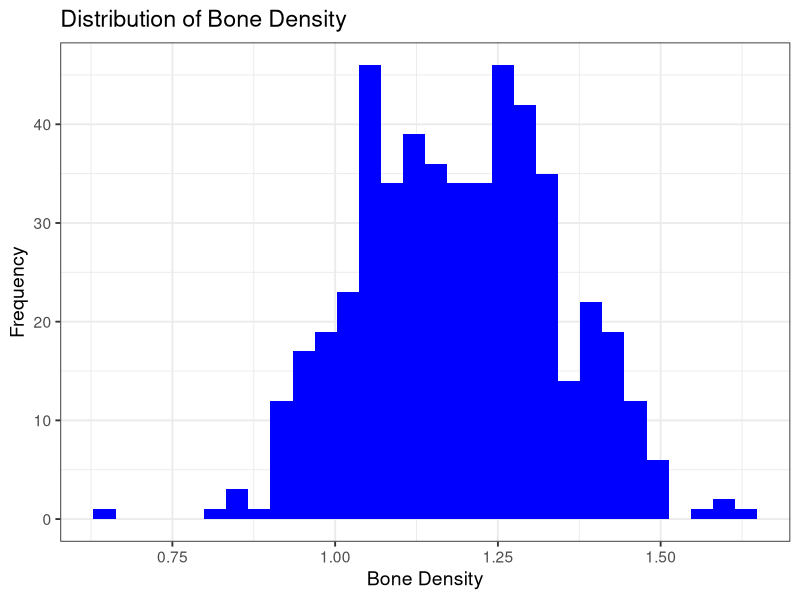
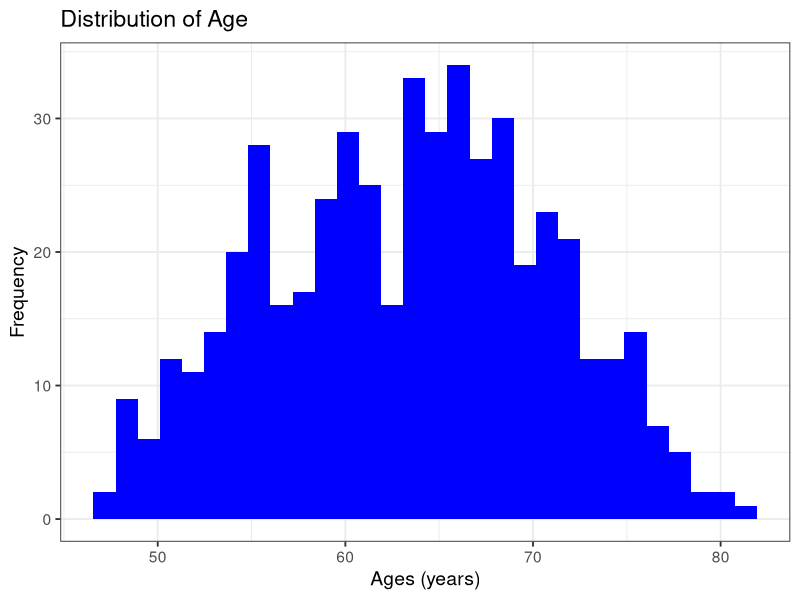
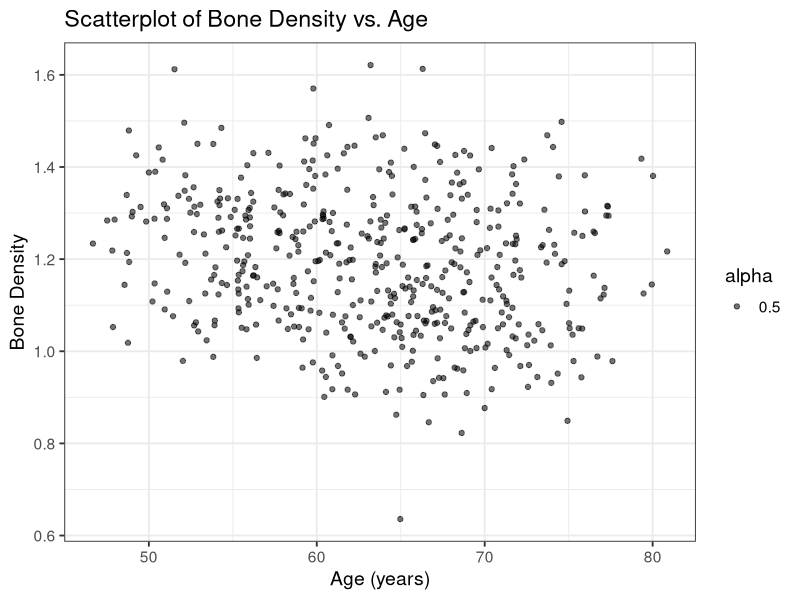
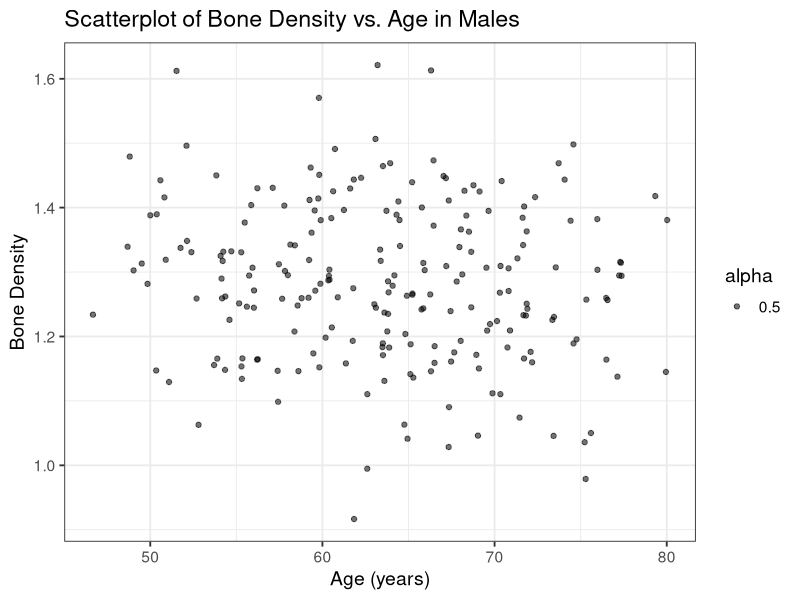
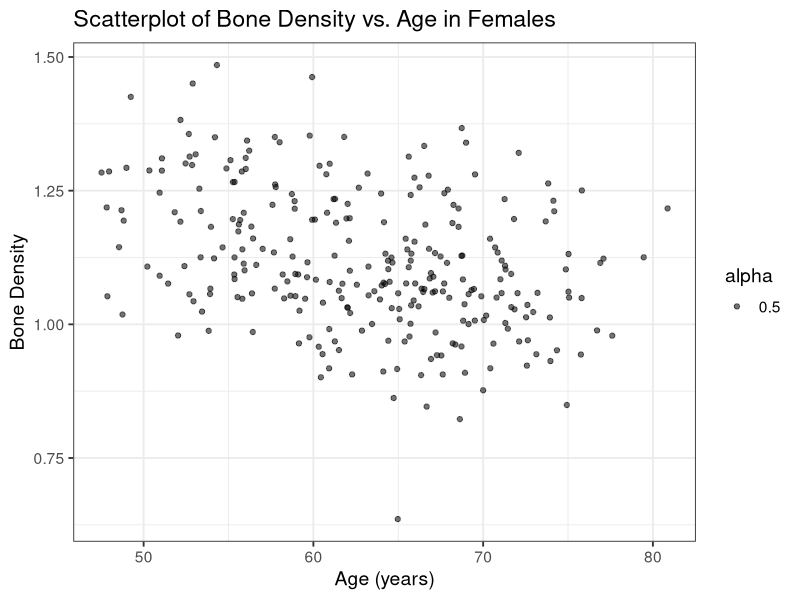

The R source for these figures, in order:
#value for t distribution
qt(0.975, df=29)

#cor.test()
#cor.test(data$explanatoryvariable, data$responsevariable,alternative=[alternative], method=[method], conf.level=[confidence level])

#linear model
#lm(data$responsevariable ~ data$explanatory)


# Calculating probability from F-statistics
# Use pf() function to calculate the area to the left of a given F-statistic
#> pf([F statistic], df1=[degree of freedom of the numerator], df2=[degree of freedom of the denominator])
# Calculating F-statistics from probability
# Use qf() function to calculate F-statistic with the specifies area to theleft
#> qf([probability], df1=[degree of freedom of the numerator], df2=[degree of freedom of the denominator])
#> 
#>  # getting the p-value out of F-value
#> pf(18.51, df1=1, df2=2)
#[1] 0.9499929  # (the area to the left)
#> pf(18.51, df1=1, df2=2, lower.tail = F) # (area to the right)
#[1] 0.05000706
# getting the F value
#> qf(0.975, df1=1, df2=29, lower.tail = T)
#> 
#> 
#> # Calculating probability from T-statistics
#> qt(0.975, df=11, lower.tail = T)
#> pt(2.04523, df=29)
#> 
#> 
#> 
#> 
data <- read.csv("ds_salaries.csv")
data <- subset(data, data$work_year==2022)

print(mean_en <- mean(subset(data, data$experience_level == "EN")$log_salary))
print(sd_en <- sd(subset(data, data$experience_level == "EN")$log_salary))
print(mean_mi <- mean(subset(data, data$experience_level == "MI")$log_salary))
print(sd_mi <- sd(subset(data, data$experience_level == "MI")$log_salary))
print(mean_se <- mean(subset(data, data$experience_level == "SE")$log_salary))
print(sd_se <- sd(subset(data, data$experience_level == "SE")$log_salary))
print(mean_ex <- mean(subset(data, data$experience_level == "EX")$log_salary))
print(sd_ex <- sd(subset(data, data$experience_level == "EX")$log_salary))

#Next, use the correct statistical test to answer the question, 
#"Do entry level data scientists (EN group) make less than experienced 
#data scientists (EX group)?" Test using a significance threshold of 0.05 
#using the 5-step procedure discussed in class (State hypothesis, choose test s
#tatistic, state decision rule, calculate test statistic, state whether we reject 
#or fail to reject the null, and finally conclude). Be sure to use the log-transformed 
#salary variable in your analysis. (6 points)

#Step 1
#H0 ∶ μ1 = μ2 (the mean of EN group is equal to EX group)
#H1 ∶ μ1 < μ2 (the mean of EN group is less than to EX group)
#α = 0.05
n1 = length(subset(data, data$experience_level == "EN")$log_salary) # N1 = 21
n2 = length(subset(data, data$experience_level == "EX")$log_salary) # N2 = 13
n = n2 # n2 < n1
df = n-1
#df = 12
#Step 2
#Use t-test as n is small and population sd is unknown

#step3
qt(0.95,12)
#Critical value = 1.782288
#Decision Rule: Reject H0 if t ≥ 1.782288
#Otherwise, do not reject H0

#step 4
t.test(subset(data, data$experience_level == "EN")$log_salary, subset(data, data$experience_level == "EX")$log_salary,
       alternative="less", conf.level=0.95)

#step 5
#t = -6.0713, df = 31.466, p-value = 4.721e-07

#
data2 <- read.csv("Health_Information.csv")
attach(data2)

library(ggplot2)
ggplot(data2, aes(x=Bone_Density)) + geom_histogram(fill="blue") +
  xlab("Bone Density") + 
  ylab("Frequency") +
  ggtitle("Distribution of Bone Density") + theme_bw(base_size=14) 

mean(Bone_Density)
median(Bone_Density)

ggplot(data2, aes(x=Age)) + geom_histogram(fill="blue") +
  xlab("Ages (years)") + 
  ylab("Frequency") +
  ggtitle("Distribution of Age") + theme_bw(base_size=14) 

mean(Age)
median(Age)

ggplot(data2,aes(x=Age,y=Bone_Density))+geom_point(aes(alpha=0.5))+
  xlab("Age (years)") + 
  ylab("Bone Density") +
  ggtitle("Scatterplot of Bone Density vs. Age") + theme_bw(base_size=14) 

male <- subset(data2, data2$Sex == "Male")

female <- subset(data2, data2$Sex == "Female")

ggplot(male,aes(x=Age,y=Bone_Density))+geom_point(aes(alpha=0.5))+
  xlab("Age (years)") + 
  ylab("Bone Density") +
  ggtitle("Scatterplot of Bone Density vs. Age in Males") + theme_bw(base_size=14) 


ggplot(female,aes(x=Age,y=Bone_Density))+geom_point(aes(alpha=0.5))+
  xlab("Age (years)") + 
  ylab("Bone Density") +
  ggtitle("Scatterplot of Bone Density vs. Age in Females") + theme_bw(base_size=14) 


print(cor_m <- cor(male$Age,male$Bone_Density))
print(cor_f <- cor(female$Age,female$Bone_Density))
#cor_f > cor_m
print(model <- lm(female$Age~female$Bone_Density))

anova(model)
summary(model)

#R^2
sprintf("R^2 = %.6f", summary(model)$r.squared)

#68 year old
print(res <- model$coefficients[1] + model$coefficients[2]*68)
#1.084588 
